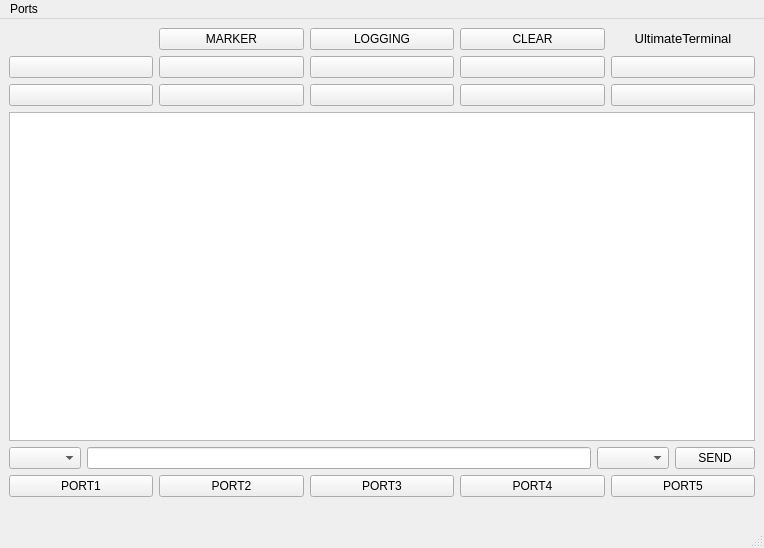
<?xml version="1.0" encoding="UTF-8"?>
<ui version="4.0">
 <class>MainWindow</class>
 <widget class="QMainWindow" name="MainWindow">
  <property name="geometry">
   <rect>
    <x>0</x>
    <y>0</y>
    <width>764</width>
    <height>548</height>
   </rect>
  </property>
  <property name="sizePolicy">
   <sizepolicy hsizetype="Fixed" vsizetype="Fixed">
    <horstretch>0</horstretch>
    <verstretch>0</verstretch>
   </sizepolicy>
  </property>
  <property name="windowTitle">
   <string>UltimateTerminal</string>
  </property>
  <widget class="QWidget" name="centralwidget">
   <property name="enabled">
    <bool>true</bool>
   </property>
   <property name="sizePolicy">
    <sizepolicy hsizetype="Maximum" vsizetype="Maximum">
     <horstretch>0</horstretch>
     <verstretch>0</verstretch>
    </sizepolicy>
   </property>
   <layout class="QVBoxLayout" name="verticalLayout">
    <item>
     <layout class="QGridLayout" name="gridLayout_2" rowstretch="1,0,0,0,0,0,0,0,0,0" columnstretch="0,0,0,0,0">
      <property name="sizeConstraint">
       <enum>QLayout::SetMaximumSize</enum>
      </property>
      <item row="3" column="4">
       <widget class="QPushButton" name="userButton_10">
        <property name="text">
         <string/>
        </property>
       </widget>
      </item>
      <item row="9" column="1">
       <widget class="QLabel" name="portLabel_2">
        <property name="sizePolicy">
         <sizepolicy hsizetype="Ignored" vsizetype="Preferred">
          <horstretch>0</horstretch>
          <verstretch>0</verstretch>
         </sizepolicy>
        </property>
        <property name="text">
         <string/>
        </property>
       </widget>
      </item>
      <item row="0" column="3">
       <widget class="QPushButton" name="clearButton">
        <property name="text">
         <string>CLEAR</string>
        </property>
       </widget>
      </item>
      <item row="9" column="4">
       <widget class="QLabel" name="portLabel_5">
        <property name="sizePolicy">
         <sizepolicy hsizetype="Ignored" vsizetype="Preferred">
          <horstretch>0</horstretch>
          <verstretch>0</verstretch>
         </sizepolicy>
        </property>
        <property name="text">
         <string/>
        </property>
       </widget>
      </item>
      <item row="4" column="0" colspan="5">
       <widget class="QListWidget" name="terminalView">
        <property name="autoScrollMargin">
         <number>2</number>
        </property>
        <property name="verticalScrollMode">
         <enum>QAbstractItemView::ScrollPerPixel</enum>
        </property>
       </widget>
      </item>
      <item row="9" column="0">
       <widget class="QLabel" name="portLabel_1">
        <property name="sizePolicy">
         <sizepolicy hsizetype="Ignored" vsizetype="Preferred">
          <horstretch>0</horstretch>
          <verstretch>0</verstretch>
         </sizepolicy>
        </property>
        <property name="text">
         <string/>
        </property>
       </widget>
      </item>
      <item row="2" column="0">
       <widget class="QPushButton" name="userButton_1">
        <property name="text">
         <string/>
        </property>
       </widget>
      </item>
      <item row="2" column="1">
       <widget class="QPushButton" name="userButton_2">
        <property name="text">
         <string/>
        </property>
       </widget>
      </item>
      <item row="8" column="3">
       <widget class="QPushButton" name="portButton_4">
        <property name="text">
         <string>PORT4</string>
        </property>
       </widget>
      </item>
      <item row="3" column="3">
       <widget class="QPushButton" name="userButton_9">
        <property name="text">
         <string/>
        </property>
       </widget>
      </item>
      <item row="2" column="3">
       <widget class="QPushButton" name="userButton_4">
        <property name="text">
         <string/>
        </property>
       </widget>
      </item>
      <item row="0" column="4">
       <widget class="QLabel" name="applicationName">
        <property name="sizePolicy">
         <sizepolicy hsizetype="Preferred" vsizetype="Maximum">
          <horstretch>0</horstretch>
          <verstretch>0</verstretch>
         </sizepolicy>
        </property>
        <property name="font">
         <font>
          <pointsize>10</pointsize>
         </font>
        </property>
        <property name="text">
         <string>UltimateTerminal</string>
        </property>
        <property name="alignment">
         <set>Qt::AlignCenter</set>
        </property>
       </widget>
      </item>
      <item row="2" column="2">
       <widget class="QPushButton" name="userButton_3">
        <property name="text">
         <string/>
        </property>
       </widget>
      </item>
      <item row="9" column="3">
       <widget class="QLabel" name="portLabel_4">
        <property name="sizePolicy">
         <sizepolicy hsizetype="Ignored" vsizetype="Preferred">
          <horstretch>0</horstretch>
          <verstretch>0</verstretch>
         </sizepolicy>
        </property>
        <property name="text">
         <string/>
        </property>
       </widget>
      </item>
      <item row="6" column="0" colspan="5">
       <layout class="QHBoxLayout" name="horizontalLayout_2">
        <item>
         <widget class="QComboBox" name="portComboBox"/>
        </item>
        <item>
         <widget class="QLineEdit" name="textEdit"/>
        </item>
        <item>
         <widget class="QComboBox" name="lineEndingComboBox"/>
        </item>
        <item>
         <widget class="QPushButton" name="sendButton">
          <property name="text">
           <string>SEND</string>
          </property>
         </widget>
        </item>
       </layout>
      </item>
      <item row="8" column="1">
       <widget class="QPushButton" name="portButton_2">
        <property name="text">
         <string>PORT2</string>
        </property>
       </widget>
      </item>
      <item row="3" column="0">
       <widget class="QPushButton" name="userButton_6">
        <property name="text">
         <string/>
        </property>
       </widget>
      </item>
      <item row="8" column="0">
       <widget class="QPushButton" name="portButton_1">
        <property name="enabled">
         <bool>true</bool>
        </property>
        <property name="text">
         <string>PORT1</string>
        </property>
       </widget>
      </item>
      <item row="3" column="2">
       <widget class="QPushButton" name="userButton_8">
        <property name="text">
         <string/>
        </property>
       </widget>
      </item>
      <item row="8" column="2">
       <widget class="QPushButton" name="portButton_3">
        <property name="text">
         <string>PORT3</string>
        </property>
       </widget>
      </item>
      <item row="0" column="1">
       <widget class="QPushButton" name="markerButton">
        <property name="text">
         <string>MARKER</string>
        </property>
       </widget>
      </item>
      <item row="0" column="2">
       <widget class="QPushButton" name="loggingButton">
        <property name="text">
         <string>LOGGING</string>
        </property>
       </widget>
      </item>
      <item row="8" column="4">
       <widget class="QPushButton" name="portButton_5">
        <property name="text">
         <string>PORT5</string>
        </property>
       </widget>
      </item>
      <item row="9" column="2">
       <widget class="QLabel" name="portLabel_3">
        <property name="sizePolicy">
         <sizepolicy hsizetype="Ignored" vsizetype="Preferred">
          <horstretch>0</horstretch>
          <verstretch>0</verstretch>
         </sizepolicy>
        </property>
        <property name="text">
         <string/>
        </property>
       </widget>
      </item>
      <item row="2" column="4">
       <widget class="QPushButton" name="userButton_5">
        <property name="text">
         <string/>
        </property>
       </widget>
      </item>
      <item row="3" column="1">
       <widget class="QPushButton" name="userButton_7">
        <property name="text">
         <string/>
        </property>
       </widget>
      </item>
     </layout>
    </item>
   </layout>
  </widget>
  <widget class="QMenuBar" name="menubar">
   <property name="geometry">
    <rect>
     <x>0</x>
     <y>0</y>
     <width>764</width>
     <height>22</height>
    </rect>
   </property>
   <widget class="QMenu" name="menuHelp">
    <property name="title">
     <string>Ports</string>
    </property>
    <widget class="QMenu" name="menuPort_2">
     <property name="title">
      <string>Port 1</string>
     </property>
     <addaction name="actionOpen_2"/>
     <addaction name="actionClose_2"/>
     <addaction name="actionSetup_2"/>
    </widget>
    <addaction name="menuPort_2"/>
    <addaction name="actionType_2"/>
    <addaction name="actionPort_3"/>
    <addaction name="actionPort_4"/>
    <addaction name="actionPort_5"/>
   </widget>
   <addaction name="menuHelp"/>
  </widget>
  <widget class="QStatusBar" name="statusbar"/>
  <action name="actionStart_logging_to_file">
   <property name="checkable">
    <bool>false</bool>
   </property>
   <property name="text">
    <string>Start logging to file</string>
   </property>
  </action>
  <action name="actionStop_logging_to_file">
   <property name="text">
    <string>Stop logging to file</string>
   </property>
  </action>
  <action name="actionOpen">
   <property name="text">
    <string>Open</string>
   </property>
  </action>
  <action name="actionClose">
   <property name="text">
    <string>Close</string>
   </property>
  </action>
  <action name="actionSetup">
   <property name="text">
    <string>Setup</string>
   </property>
  </action>
  <action name="actionOpen_2">
   <property name="text">
    <string>Open</string>
   </property>
  </action>
  <action name="actionClose_2">
   <property name="text">
    <string>Close</string>
   </property>
  </action>
  <action name="actionSetup_2">
   <property name="text">
    <string>Setup</string>
   </property>
  </action>
  <action name="actionPlugin_1">
   <property name="text">
    <string>Plugin 1</string>
   </property>
  </action>
  <action name="actionPlugin_2">
   <property name="text">
    <string>Plugin 2</string>
   </property>
  </action>
  <action name="actionPlugin_3">
   <property name="text">
    <string>Plugin 3</string>
   </property>
  </action>
  <action name="actionAbout">
   <property name="text">
    <string>About...</string>
   </property>
  </action>
  <action name="actionExit">
   <property name="text">
    <string>Exit</string>
   </property>
  </action>
  <action name="actionType_2">
   <property name="text">
    <string>Port 2</string>
   </property>
  </action>
  <action name="actionPort_3">
   <property name="text">
    <string>Port 3</string>
   </property>
  </action>
  <action name="actionPort_4">
   <property name="text">
    <string>Port 4</string>
   </property>
  </action>
  <action name="actionPort_5">
   <property name="text">
    <string>Port 5</string>
   </property>
  </action>
 </widget>
 <resources/>
 <connections/>
</ui>
